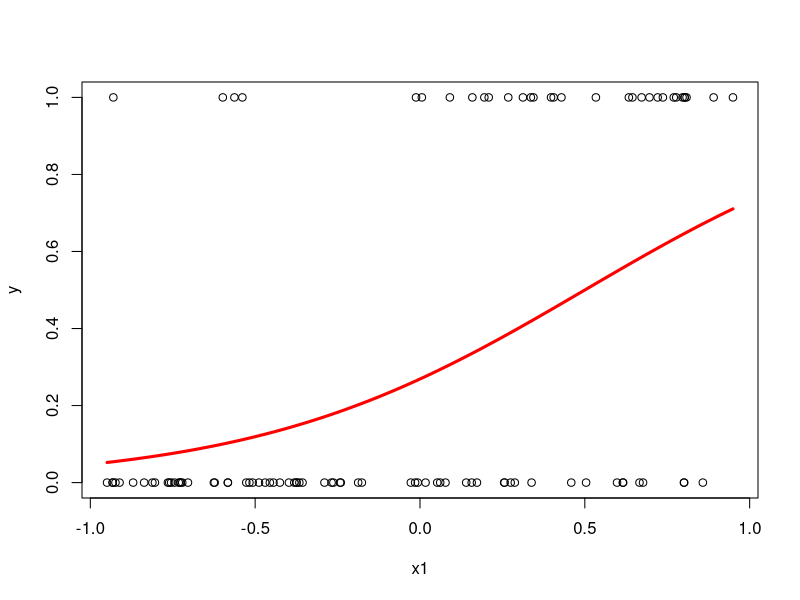

R code for this plot:
## ---- chunk 1
library(knitr)
wd <- normalizePath("../../")
wd
opts_knit$set(fig.width=5, fig.height=5, fig.path='fig/',
               echo=FALSE, warning=FALSE, message=FALSE,
               root.dir=wd)
## ---- chunk 2
n <- 100
beta <- c(-1, 2)
x1 <- runif(n, -1, 1)
X <- cbind(1, x1)
pi <- plogis(X%*%beta)
y <- rbinom(n, 1, pi)
## ---- chunk 3
plot(x1, y)
curve(plogis(beta[1] + beta[2]*x), add = TRUE, lwd = 3, col = "red")
## ---- chunk 4
getwd()
d <- read.csv("data/challenger.csv")
head(d)
